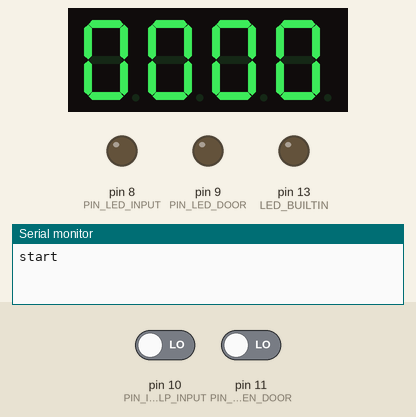
A sketch run on a simulated Arduino Uno, built with avr-gcc and run on an emulated ATmega328P. On the bench: 4-digit seven-segment display, output pins drawn as LEDs (lit = HIGH), the last lines printed to the serial monitor. Inputs (shaded band) come from the test bench; at power-on: pin 10 (PIN_IS_EVLP_INPUT) LOW, pin 11 (PIN_IS_OPEN_DOOR) LOW.

Above: at 1.2 s.
1.3 s: pin 10 (PIN_IS_EVLP_INPUT) driven HIGH
At 2.3 s:
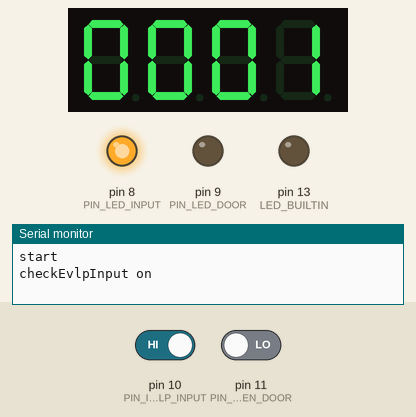
2.8 s: pin 11 (PIN_IS_OPEN_DOOR) driven HIGH
4.3 s: pin 11 (PIN_IS_OPEN_DOOR) driven LOW
At 4.9 s:
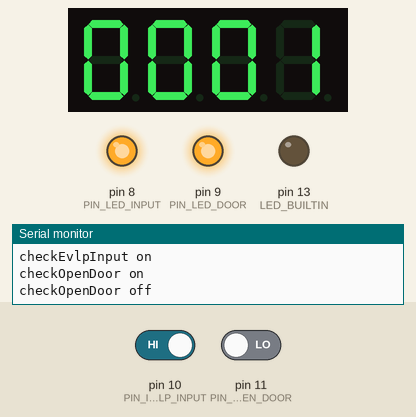
5.8 s: pin 10 (PIN_IS_EVLP_INPUT) driven LOW
At 6.8 s:
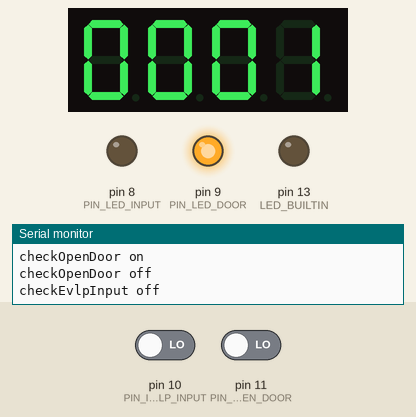
7.3 s: pin 10 (PIN_IS_EVLP_INPUT) driven HIGH
At 8.6 s:
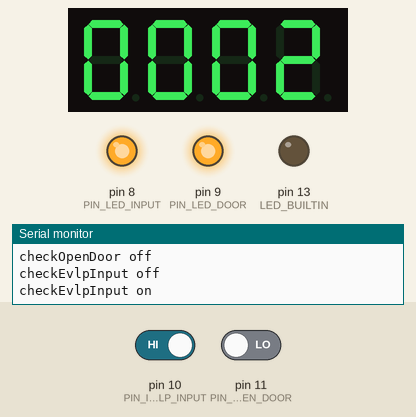
Timing chart, 0 to 9.8 s (numbered marks = the images above; inputs shaded):
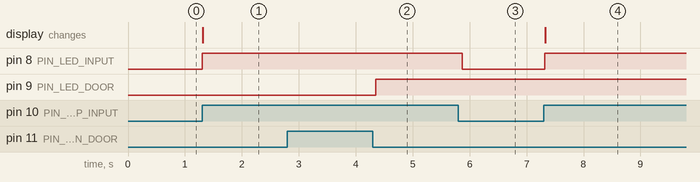

The sketch:

basic_main.ino.ino
```cpp
#include <TimerOne.h>
#include "TM1637.h"

#define CLK 2
#define DIO 3

#define PIN_LED_INPUT 8
#define PIN_LED_DOOR 9
#define PIN_IS_EVLP_INPUT 10
#define PIN_IS_OPEN_DOOR 11

unsigned int evlp_count = 0;
bool isEvlpInput = false;
bool isOpenDoor = false;

char is_led = 0;
int8_t ListDisp[4];

TM1637 tm1637(CLK,DIO);

void setup() {
  Serial.begin(9600);
  pinMode(LED_BUILTIN, OUTPUT);
  pinMode(PIN_LED_INPUT, OUTPUT);
  pinMode(PIN_LED_DOOR, OUTPUT);
  pinMode(PIN_IS_EVLP_INPUT, INPUT);
  pinMode(PIN_IS_OPEN_DOOR, INPUT);

  tm1637.init();
  tm1637.set(BRIGHT_TYPICAL);//BRIGHT_TYPICAL = 2,BRIGHT_DARKEST = 0,BRIGHTEST = 7;

  Serial.println("start");
  updateDisplay(0);
}

void updateDisplay(unsigned int count) {
  ListDisp[3] = count % 10;
  ListDisp[2] = (count/10) % 10;
  ListDisp[1] = (count/100) % 10;
  ListDisp[0] = (count/1000);
  tm1637.display(ListDisp);
}

void addEvlpCount() {
  evlp_count++;
  updateDisplay(evlp_count);
}

void checkEvlpInput() {
  if (isEvlpInput && digitalRead(PIN_IS_EVLP_INPUT)) {

  } else if (!isEvlpInput && digitalRead(PIN_IS_EVLP_INPUT)) {
    isEvlpInput = true;
    digitalWrite(PIN_LED_INPUT, HIGH);
    Serial.println("checkEvlpInput on");
    addEvlpCount();
  } else if (isEvlpInput && !digitalRead(PIN_IS_EVLP_INPUT)) {
    isEvlpInput = false;
    digitalWrite(PIN_LED_INPUT, LOW);
    Serial.println("checkEvlpInput off");
  } else if (!isEvlpInput && !digitalRead(PIN_IS_EVLP_INPUT)) {

  } else {
    // 예외상황
  }
}

void checkOpenDoor() {
  if (isOpenDoor && digitalRead(PIN_IS_OPEN_DOOR)) {

  } else if (!isOpenDoor && digitalRead(PIN_IS_OPEN_DOOR)) {
    isOpenDoor = true;
    digitalWrite(PIN_LED_DOOR, LOW);
    Serial.println("checkOpenDoor on");
  } else if (isOpenDoor && !digitalRead(PIN_IS_OPEN_DOOR)) {
    isOpenDoor = false;
    digitalWrite(PIN_LED_DOOR, HIGH);
    Serial.println("checkOpenDoor off");
  } else if (!isOpenDoor && !digitalRead(PIN_IS_OPEN_DOOR)) {

  } else {
    // 예외상황
  }
}

void loop() {
  checkEvlpInput();
  checkOpenDoor();
  delay(80);
}
```

Measured:
- after the input at 1.3 s, pin 8 (PIN_LED_INPUT): LOW → HIGH at once; the display: changes at once (image 1)
- after the input at 4.3 s, pin 9 (PIN_LED_DOOR): LOW → HIGH after 0.05 s
- after the input at 5.8 s, pin 8 (PIN_LED_INPUT): HIGH → LOW after 0.07 s
- after the input at 7.3 s, pin 8 (PIN_LED_INPUT): LOW → HIGH at once; the display: changes at once (image 4)
